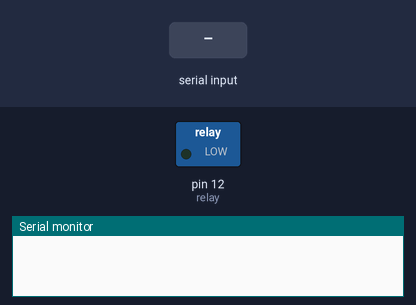
Simulated run of this sketch. Board: Arduino Uno, built with avr-gcc and run on an emulated ATmega328P. Parts: switched loads named in the sketch (green lamp = pin HIGH), the last lines printed to the serial monitor. The test bench sets the inputs (shaded band).

Above: at 1.2 s.
1.3 s: "light on" received over Serial
At 2.5 s:
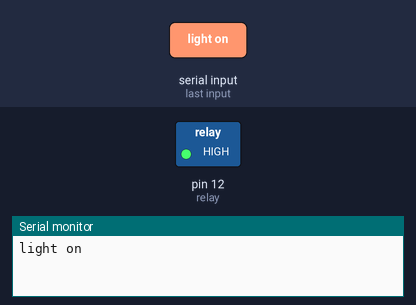
2.8 s: "light off" received over Serial
At 4.1 s:
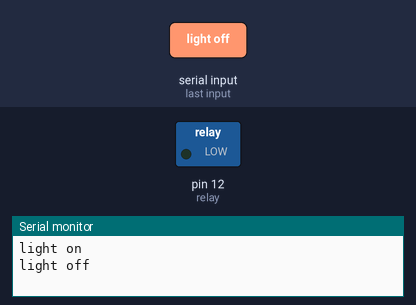
Timing chart, 0 to 5.8 s (numbered marks = the images above; inputs shaded):
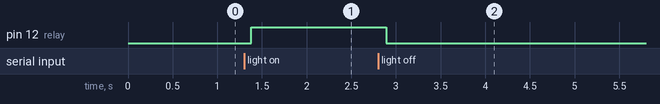

Measured:
- after the input at 1.3 s, pin 12 (relay): LOW → HIGH after 0.08 s
- after the input at 2.8 s, pin 12 (relay): HIGH → LOW after 0.09 s

The sketch:

voice-recognition-light.ino
```cpp
String voice;

#define relay 12

void setup()
{                                            // put your setup code here, to run once:
  Serial.begin(9600);
  pinMode(relay, OUTPUT);
  digitalWrite(relay, LOW);
}

  int relayVal;

void loop() {

  while (Serial.available())   //Check if there is an available byte to read
  {
  delay(10);                   //Delay added to make thing stable
  char c = Serial.read();      //Conduct a serial read
  if (c == '#') {break;}       //Exit the loop when the # is detected after the word
  voice += c;                  //Shorthand for voice = voice + c
  }

  if (voice.length() > 0) {
    Serial.println(voice);
  //----------Control Light----------//

       if(voice == "light on")       // To tune ON the bulb
     {
     digitalWrite(relay, HIGH);
     }
  else if(voice == "light off")      // To turn OFF the bulb
     {
    digitalWrite(relay, LOW);
     }

voice="";                            //Reset the variable after initiating
}
}
```
